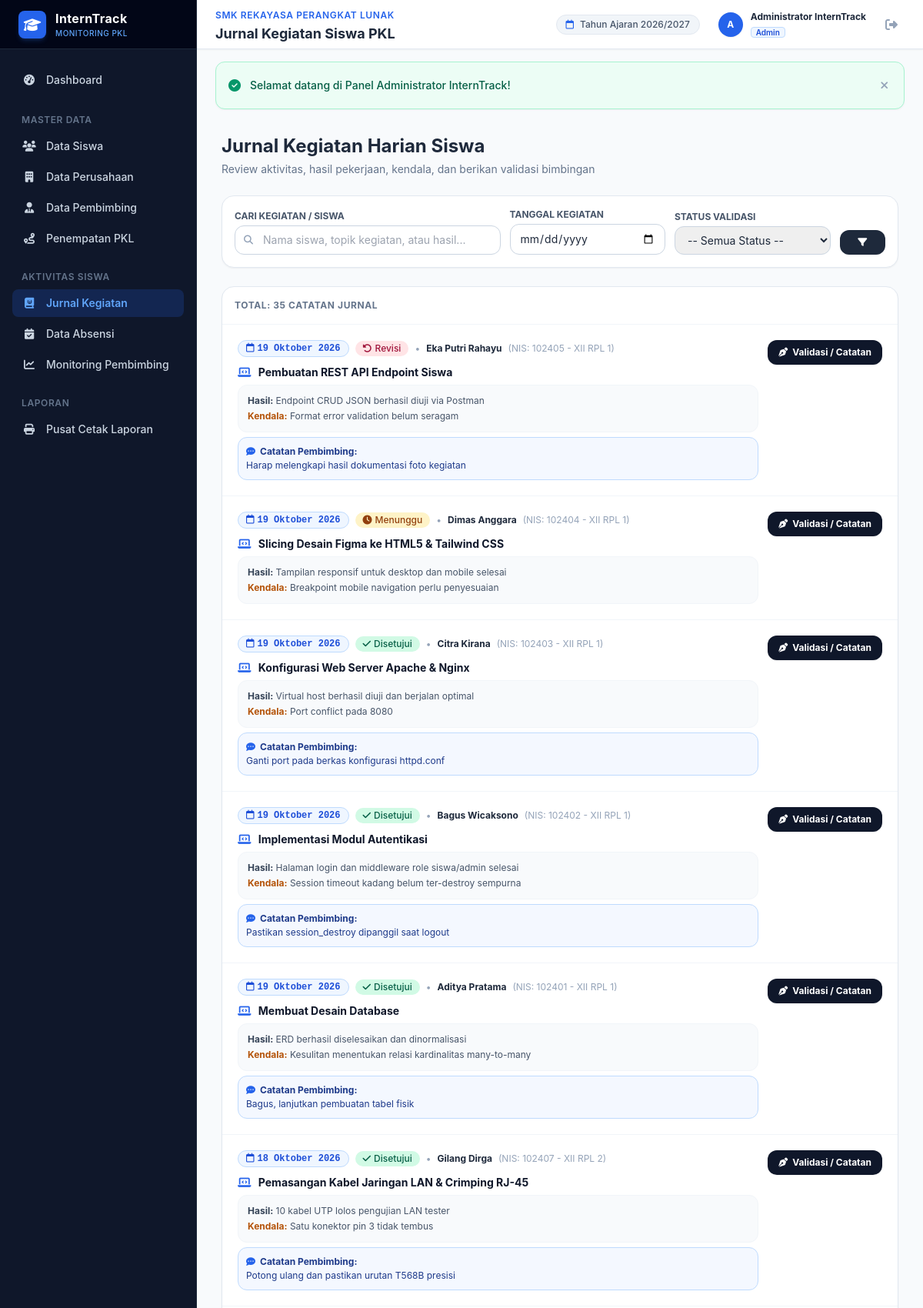
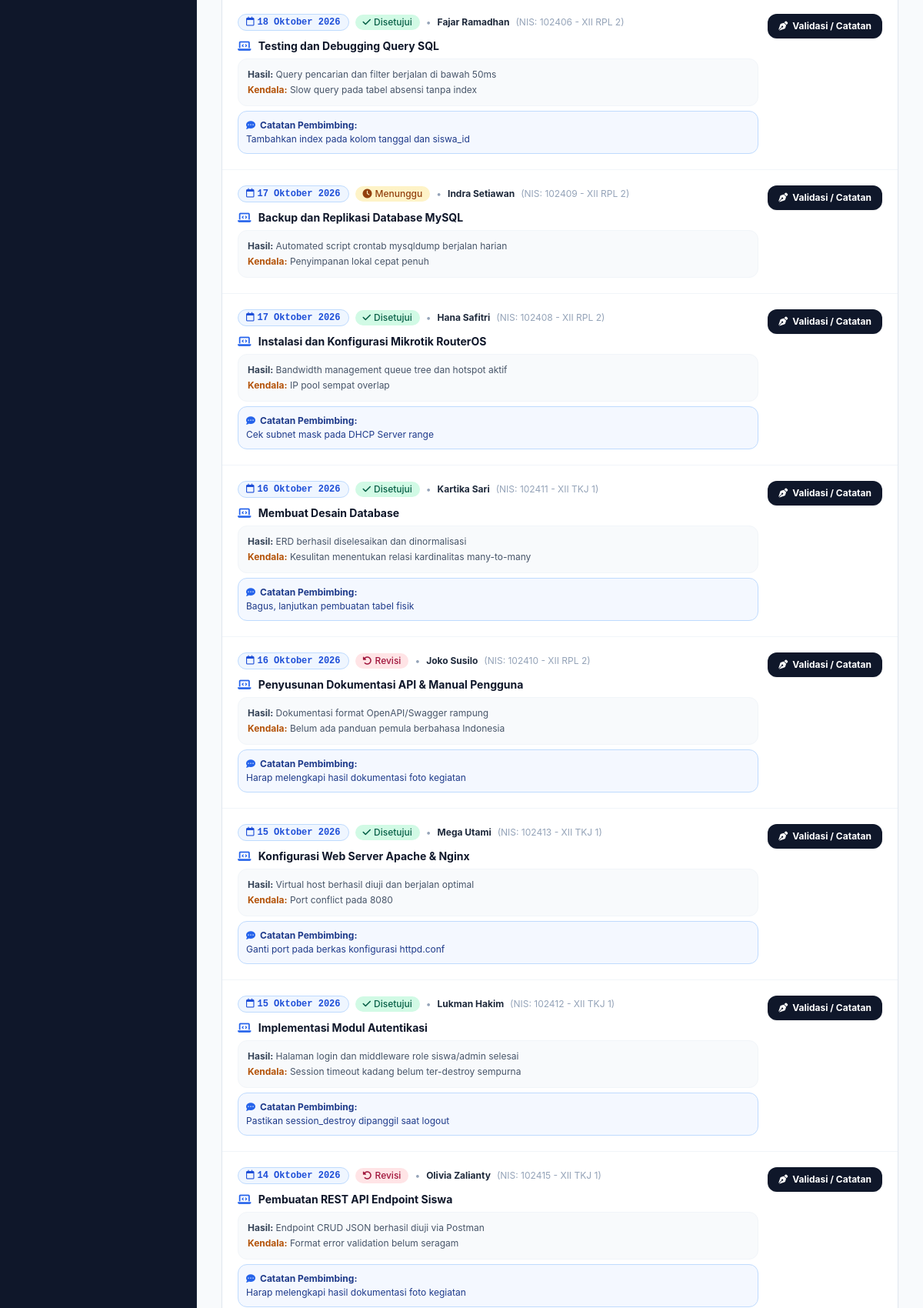
Screenshot of /admin/jurnal/index.php (signed in, upper part) with the database file from the repository (2 pictures, top to bottom).
### tables this page shows
CREATE TABLE `jurnal` (
  `id` int(11) NOT NULL AUTO_INCREMENT,
  `siswa_id` int(11) NOT NULL,
  `penempatan_id` int(11) DEFAULT NULL,
  `tanggal` date NOT NULL,
  `kegiatan` text NOT NULL,
  `hasil` text NOT NULL,
  `kendala` text DEFAULT NULL,
  `catatan_pembimbing` text DEFAULT NULL,
  `status_validasi` enum('Menunggu','Disetujui','Revisi') DEFAULT 'Menunggu',
  `created_at` timestamp NOT NULL DEFAULT current_timestamp(),
  PRIMARY KEY (`id`),
  KEY `fk_jurnal_siswa` (`siswa_id`),
  KEY `fk_jurnal_penempatan` (`penempatan_id`),
  CONSTRAINT `fk_jurnal_penempatan` FOREIGN KEY (`penempatan_id`) REFERENCES `penempatan` (`id`) ON DELETE SET NULL,
  CONSTRAINT `fk_jurnal_siswa` FOREIGN KEY (`siswa_id`) REFERENCES `siswa` (`id`) ON DELETE CASCADE
);

CREATE TABLE `siswa` (
  `id` int(11) NOT NULL AUTO_INCREMENT,
  `user_id` int(11) DEFAULT NULL,
  `nis` varchar(20) NOT NULL,
  `nama` varchar(100) NOT NULL,
  `kelas` varchar(30) NOT NULL,
  `jurusan` varchar(60) NOT NULL,
  `no_hp` varchar(25) NOT NULL,
  `alamat` text DEFAULT NULL,
  `created_at` timestamp NOT NULL DEFAULT current_timestamp(),
  PRIMARY KEY (`id`),
  UNIQUE KEY `nis` (`nis`),
  KEY `fk_siswa_user` (`user_id`),
  CONSTRAINT `fk_siswa_user` FOREIGN KEY (`user_id`) REFERENCES `users` (`id`) ON DELETE SET NULL
);

### admin/jurnal/index.php (the view, shortened to what this page needs)
<?php
require_once __DIR__ . '/../../config/database.php';
require_once __DIR__ . '/../../config/helper.php';
$search = clean_input($_GET['search'] ?? '');
$filter_tanggal = clean_input($_GET['tanggal'] ?? '');
$sql = "
    SELECT
        j.*,
        s.nama as nama_siswa, s.nis, s.kelas,
        p.nama_perusahaan,
        pem.nama as nama_pembimbing
    FROM jurnal j
    JOIN siswa s ON s.id = j.siswa_id
    LEFT JOIN penempatan pen ON pen.id = j.penempatan_id
    LEFT JOIN perusahaan p ON p.id = pen.perusahaan_id
    LEFT JOIN pembimbing pem ON pem.id = pen.pembimbing_id
    WHERE 1=1
";
$params = [];
$sql .= " ORDER BY j.tanggal DESC, j.id DESC";
$stmt = $pdo->prepare($sql);
$stmt->execute($params);
$jurnal_list = $stmt->fetchAll();
require_once __DIR__ . '/../../includes/header.php';
?>
<div class="flex h-screen overflow-hidden">
    <?php require_once __DIR__ . '/../../includes/sidebar.php'; ?>
    <div class="flex-1 flex flex-col overflow-y-auto">
        <?php require_once __DIR__ . '/../../includes/navbar.php'; ?>
        <main class="p-4 sm:p-6 lg:p-8 space-y-6">
            <div class="flex flex-col sm:flex-row sm:items-center justify-between gap-4">
                <div>
                    <h2 class="text-xl sm:text-2xl font-bold text-slate-800">Jurnal Kegiatan Harian Siswa</h2>
                    <p class="text-xs sm:text-sm text-slate-500 mt-1">Review aktivitas, hasil pekerjaan, kendala, dan berikan validasi bimbingan</p>
                </div>
            </div>
            <div class="bg-white p-4 rounded-2xl border border-slate-200 shadow-sm">
                <form action="<?= base_url('admin/jurnal/index.php') ?>" method="GET" class="grid grid-cols-1 sm:grid-cols-12 gap-3 items-end">
                    <div class="sm:col-span-5">
                        <label for="search" class="block text-xs font-bold text-slate-600 uppercase mb-1">Cari Kegiatan / Siswa</label>
                        <div class="relative">
                            <span class="absolute inset-y-0 left-0 flex items-center pl-3 text-slate-400">
                                <i class="fa-solid fa-magnifying-glass text-xs"></i>
                            </span>
                            <input type="text" name="search" id="search" value="<?= htmlspecialchars($search) ?>" placeholder="Nama siswa, topik kegiatan, atau hasil..."
                                   class="w-full pl-9 pr-3 py-2 border border-slate-300 rounded-xl text-xs sm:text-sm focus:outline-none focus:ring-2 focus:ring-blue-500">
                        </div>
                    </div>
                    <div class="sm:col-span-3">
                        <label for="tanggal" class="block text-xs font-bold text-slate-600 uppercase mb-1">Tanggal Kegiatan</label>
                        <input type="date" name="tanggal" id="tanggal" value="<?= htmlspecialchars($filter_tanggal) ?>"
                               class="w-full py-2 px-3 border border-slate-300 rounded-xl text-xs sm:text-sm focus:outline-none focus:ring-2 focus:ring-blue-500">
                    </div>
                    <div class="sm:col-span-3">
                        <label for="status" class="block text-xs font-bold text-slate-600 uppercase mb-1">Status Validasi</label>
                        <select name="status" id="status" class="w-full py-2 px-3 border border-slate-300 rounded-xl text-xs sm:text-sm focus:outline-none focus:ring-2 focus:ring-blue-500">
                            <option value="">-- Semua Status --</option>
                        </select>
                    </div>
                    <div class="sm:col-span-1 flex gap-2">
                        <button type="submit" class="w-full py-2 bg-slate-800 hover:bg-slate-900 text-white rounded-xl text-xs font-bold transition-colors">
                            <i class="fa-solid fa-filter"></i>
                        </button>
                    </div>
                </form>
            </div>
            <div class="bg-white rounded-2xl border border-slate-200 shadow-sm overflow-hidden">
                <div class="p-4 border-b border-slate-100 flex items-center justify-between">
                    <span class="text-xs font-bold text-slate-500 uppercase tracking-wider">Total: <?= count($jurnal_list) ?> Catatan Jurnal</span>
                </div>
                <div class="divide-y divide-slate-100">
                    <?php if (empty($jurnal_list)): ?>
                        <div class="py-12 text-center text-slate-400 text-xs">
                            <i class="fa-solid fa-book-open text-3xl mb-2 text-slate-300"></i>
                            <p>Tidak ada jurnal kegiatan yang sesuai dengan kriteria filter.</p>
                        </div>
                    <?php else: ?>
                        <?php foreach ($jurnal_list as $j): ?>
                            <div class="p-5 hover:bg-slate-50 transition-colors">
                                <div class="flex flex-col sm:flex-row sm:items-start justify-between gap-3">
                                    <div class="space-y-1.5 flex-1">
                                        <div class="flex items-center gap-2 flex-wrap">
                                            <span class="text-xs font-mono font-bold text-blue-700 bg-blue-50 px-2.5 py-0.5 rounded-full border border-blue-200">
                                                <i class="fa-regular fa-calendar mr-1"></i><?= format_tanggal_id($j['tanggal']) ?>
                                            </span>
                                            <?= badgeValidasiJurnal($j['status_validasi']) ?>
                                            <span class="text-xs text-slate-400">•</span>
                                            <span class="text-xs font-bold text-slate-800"><?= htmlspecialchars($j['nama_siswa']) ?></span>
                                            <span class="text-xs text-slate-400">(NIS: <?= htmlspecialchars($j['nis']) ?> - <?= htmlspecialchars($j['kelas']) ?>)</span>
                                        </div>
                                        <h4 class="text-sm font-bold text-slate-900 pt-1">
                                            <i class="fa-solid fa-laptop-code text-blue-600 mr-1.5"></i>
                                            <?= htmlspecialchars($j['kegiatan']) ?>
                                        </h4>
                                        <div class="text-xs text-slate-600 bg-slate-50 p-3 rounded-xl border border-slate-100 space-y-1">
                                            <p><span class="font-bold text-slate-700">Hasil:</span> <?= htmlspecialchars($j['hasil']) ?></p>
                                            <?php if ($j['kendala']): ?>
                                                <p><span class="font-bold text-amber-700">Kendala:</span> <?= htmlspecialchars($j['kendala']) ?></p>
                                            <?php endif; ?>
                                        </div>
                                        <?php if ($j['catatan_pembimbing']): ?>
                                            <div class="p-2.5 bg-blue-50/70 border border-blue-200 rounded-xl text-xs text-blue-900 mt-2">
                                                <span class="font-bold flex items-center gap-1.5"><i class="fa-solid fa-comment-dots text-blue-600"></i> Catatan Pembimbing:</span>
                                                <p class="mt-0.5"><?= htmlspecialchars($j['catatan_pembimbing']) ?></p>
                                            </div>
                                        <?php endif; ?>
                                    </div>
                                    <div class="shrink-0 sm:text-right pt-2 sm:pt-0">
                                        <a href="<?= base_url('admin/jurnal/validasi.php?id=' . $j['id']) ?>" class="px-3.5 py-2 bg-slate-900 hover:bg-blue-600 text-white rounded-xl text-xs font-bold transition-all shadow-sm flex items-center gap-1.5">
                                            <i class="fa-solid fa-pen-nib"></i> Validasi / Catatan
                                        </a>
                                    </div>
                                </div>
                            </div>
                        <?php endforeach; ?>
                    <?php endif; ?>
                </div>
            </div>
        </main>
        <?php require_once __DIR__ . '/../../includes/footer.php'; ?>

### config/helper.php (shortened to what this page needs)
<?php
function base_url($path = '') {
    $protocol = (!empty($_SERVER['HTTPS']) && $_SERVER['HTTPS'] !== 'off' || (isset($_SERVER['SERVER_PORT']) && $_SERVER['SERVER_PORT'] == 443)) ? "https://" : "http://";
    $host = isset($_SERVER['HTTP_HOST']) ? $_SERVER['HTTP_HOST'] : 'localhost';
    $script_dir = dirname($_SERVER['SCRIPT_NAME']);
    $script_dir = str_replace('\\', '/', $script_dir);
    $pos = stripos($script_dir, '/interntrack');
    if ($pos !== false) {
        $base = substr($script_dir, 0, $pos + 12);
    } else {
        $base = '';
    }
    $clean_path = ltrim($path, '/');
    return rtrim($protocol . $host . $base, '/') . ($clean_path ? '/' . $clean_path : '');
}
function badgeValidasiJurnal($status) {
    switch ($status) {
        case 'Disetujui':
            return '<span class="inline-flex items-center px-2.5 py-0.5 rounded-full text-xs font-medium bg-emerald-100 text-emerald-800"><i class="fa-solid fa-check mr-1 text-xs"></i> Disetujui</span>';
        case 'Revisi':
            return '<span class="inline-flex items-center px-2.5 py-0.5 rounded-full text-xs font-medium bg-rose-100 text-rose-800"><i class="fa-solid fa-rotate-left mr-1 text-xs"></i> Revisi</span>';
        case 'Menunggu':
        default:
            return '<span class="inline-flex items-center px-2.5 py-0.5 rounded-full text-xs font-medium bg-amber-100 text-amber-800"><i class="fa-solid fa-clock mr-1 text-xs"></i> Menunggu</span>';
    }
}
function clean_input($data) {
    return htmlspecialchars(trim($data ?? ''), ENT_QUOTES, 'UTF-8');
}
function format_tanggal_id($date) {
    $bulan = [
        1 => 'Januari', 'Februari', 'Maret', 'April', 'Mei', 'Juni',
        'Juli', 'Agustus', 'September', 'Oktober', 'November', 'Desember'
    ];
    $timestamp = strtotime($date);
    $d = date('d', $timestamp);
    $m = (int)date('m', $timestamp);
    $y = date('Y', $timestamp);
    return "$d " . ($bulan[$m] ?? '') . " $y";
}

### assets/css/style.css (style rules this page uses)
body { font-family: -apple-system, BlinkMacSystemFont, "Segoe UI", Roboto, "Helvetica Neue", Arial, sans-serif; background-color: #f8fafc; color: #1e293b; }

### rows the page displays
jurnal: tanggal "19 Oktober 2026", status_validasi "Revisi" (drawn), siswa.nama "Eka Putri Rahayu", siswa.nis "102405", siswa.kelas "XII RPL 1", kegiatan "Pembuatan REST API Endpoint Siswa", hasil "Endpoint CRUD JSON berhasil diuji via Postman", kendala "Format error validation belum seragam", catatan_pembimbing "Harap melengkapi hasil dokumentasi foto kegiatan"
jurnal: tanggal "19 Oktober 2026", status_validasi "Menunggu" (drawn), siswa.nama "Dimas Anggara", siswa.nis "102404", siswa.kelas "XII RPL 1", kegiatan "Slicing Desain Figma ke HTML5 & Tailwind CSS", hasil "Tampilan responsif untuk desktop dan mobile selesai", kendala "Breakpoint mobile navigation perlu penyesuaian"
jurnal: tanggal "19 Oktober 2026", status_validasi "Disetujui" (drawn), siswa.nama "Citra Kirana", siswa.nis "102403", siswa.kelas "XII RPL 1", kegiatan "Konfigurasi Web Server Apache & Nginx", hasil "Virtual host berhasil diuji dan berjalan optimal", kendala "Port conflict pada 8080", catatan_pembimbing "Ganti port pada berkas konfigurasi httpd.conf"
jurnal: tanggal "19 Oktober 2026", status_validasi "Disetujui" (drawn), siswa.nama "Bagus Wicaksono", siswa.nis "102402", siswa.kelas "XII RPL 1", kegiatan "Implementasi Modul Autentikasi", hasil "Halaman login dan middleware role siswa/admin selesai", kendala "Session timeout kadang belum ter-destroy sempurna", catatan_pembimbing "Pastikan session_destroy dipanggil saat logout"
jurnal: tanggal "19 Oktober 2026", status_validasi "Disetujui" (drawn), siswa.nama "Aditya Pratama", siswa.nis "102401", siswa.kelas "XII RPL 1", kegiatan "Membuat Desain Database", hasil "ERD berhasil diselesaikan dan dinormalisasi", kendala "Kesulitan menentukan relasi kardinalitas many-to-many", catatan_pembimbing "Bagus, lanjutkan pembuatan tabel fisik"
jurnal: tanggal "18 Oktober 2026", status_validasi "Disetujui" (drawn), siswa.nama "Gilang Dirga", siswa.nis "102407", siswa.kelas "XII RPL 2", kegiatan "Pemasangan Kabel Jaringan LAN & Crimping RJ-45", hasil "10 kabel UTP lolos pengujian LAN tester", kendala "Satu konektor pin 3 tidak tembus", catatan_pembimbing "Potong ulang dan pastikan urutan T568B presisi"
jurnal: tanggal "18 Oktober 2026", status_validasi "Disetujui" (drawn), siswa.nama "Fajar Ramadhan", siswa.nis "102406", siswa.kelas "XII RPL 2", kegiatan "Testing dan Debugging Query SQL", hasil "Query pencarian dan filter berjalan di bawah 50ms", kendala "Slow query pada tabel absensi tanpa index", catatan_pembimbing "Tambahkan index pada kolom tanggal dan siswa_id"
jurnal: tanggal "17 Oktober 2026", status_validasi "Menunggu" (drawn), siswa.nama "Indra Setiawan", siswa.nis "102409", siswa.kelas "XII RPL 2", kegiatan "Backup dan Replikasi Database MySQL", hasil "Automated script crontab mysqldump berjalan harian", kendala "Penyimpanan lokal cepat penuh"
jurnal: tanggal "17 Oktober 2026", status_validasi "Disetujui" (drawn), siswa.nama "Hana Safitri", siswa.nis "102408", siswa.kelas "XII RPL 2", kegiatan "Instalasi dan Konfigurasi Mikrotik RouterOS", hasil "Bandwidth management queue tree dan hotspot aktif", kendala "IP pool sempat overlap", catatan_pembimbing "Cek subnet mask pada DHCP Server range"
jurnal: tanggal "16 Oktober 2026", status_validasi "Disetujui" (drawn), siswa.nama "Kartika Sari", siswa.nis "102411", siswa.kelas "XII TKJ 1", kegiatan "Membuat Desain Database", hasil "ERD berhasil diselesaikan dan dinormalisasi", kendala "Kesulitan menentukan relasi kardinalitas many-to-many", catatan_pembimbing "Bagus, lanjutkan pembuatan tabel fisik"
jurnal: tanggal "16 Oktober 2026", status_validasi "Revisi" (drawn), siswa.nama "Joko Susilo", siswa.nis "102410", siswa.kelas "XII RPL 2", kegiatan "Penyusunan Dokumentasi API & Manual Pengguna", hasil "Dokumentasi format OpenAPI/Swagger rampung", kendala "Belum ada panduan pemula berbahasa Indonesia", catatan_pembimbing "Harap melengkapi hasil dokumentasi foto kegiatan"
jurnal: tanggal "15 Oktober 2026", status_validasi "Disetujui" (drawn), siswa.nama "Mega Utami", siswa.nis "102413", siswa.kelas "XII TKJ 1", kegiatan "Konfigurasi Web Server Apache & Nginx", hasil "Virtual host berhasil diuji dan berjalan optimal", kendala "Port conflict pada 8080", catatan_pembimbing "Ganti port pada berkas konfigurasi httpd.conf"
jurnal: tanggal "15 Oktober 2026", status_validasi "Disetujui" (drawn), siswa.nama "Lukman Hakim", siswa.nis "102412", siswa.kelas "XII TKJ 1", kegiatan "Implementasi Modul Autentikasi", hasil "Halaman login dan middleware role siswa/admin selesai", kendala "Session timeout kadang belum ter-destroy sempurna", catatan_pembimbing "Pastikan session_destroy dipanggil saat logout"
jurnal: tanggal "14 Oktober 2026", status_validasi "Revisi" (drawn), siswa.nama "Olivia Zalianty", siswa.nis "102415", siswa.kelas "XII TKJ 1", kegiatan "Pembuatan REST API Endpoint Siswa", hasil "Endpoint CRUD JSON berhasil diuji via Postman", kendala "Format error validation belum seragam", catatan_pembimbing "Harap melengkapi hasil dokumentasi foto kegiatan"

### other values shown
$page_title "Jurnal Kegiatan Siswa PKL"
substr($current_user['nama_lengkap'] ?? 'U', 0, 1) "A"
$current_user['nama_lengkap'] "Administrator InternTrack"
$current_user['role'] "Admin"
$flash['message'] "Selamat datang di Panel Administrator InternTrack!"
count($jurnal_list) "35"
